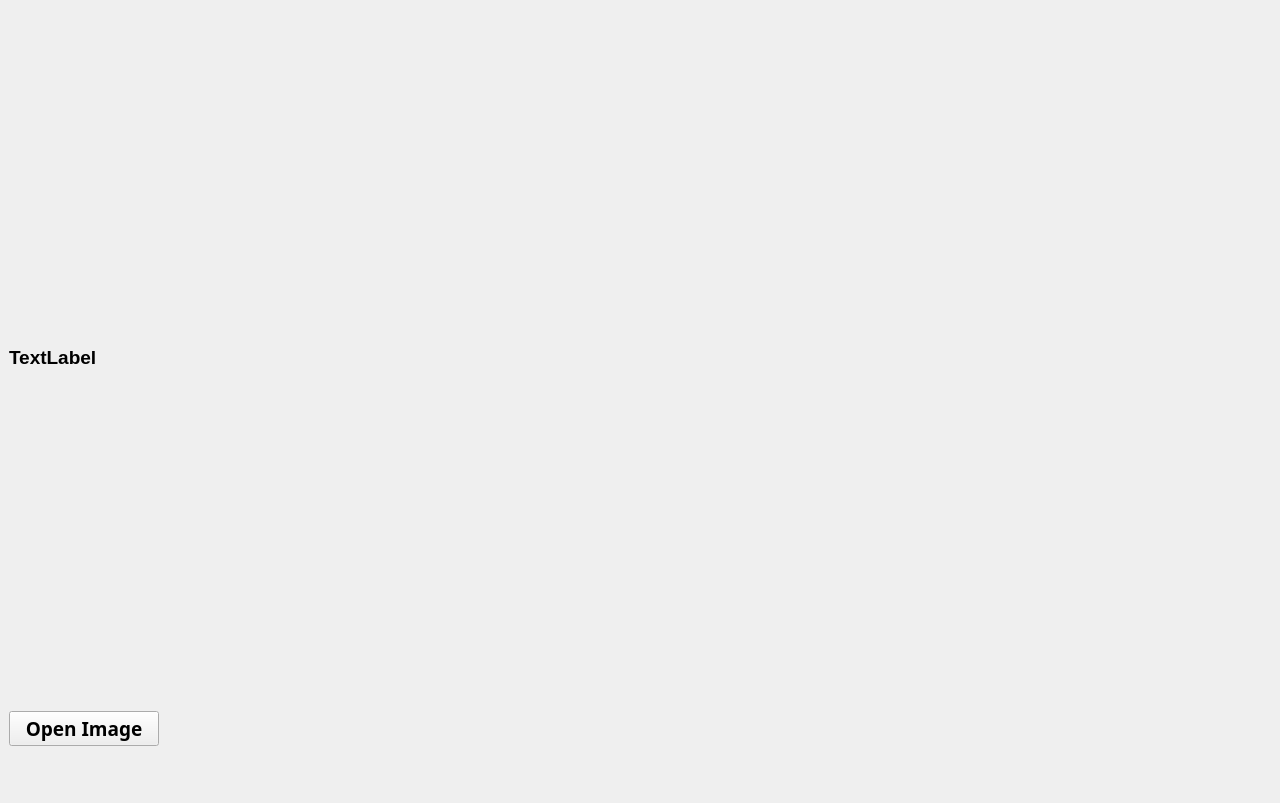
<?xml version="1.0" encoding="UTF-8"?>
<ui version="4.0">
 <class>MainWindow</class>
 <widget class="QMainWindow" name="MainWindow">
  <property name="geometry">
   <rect>
    <x>0</x>
    <y>0</y>
    <width>1280</width>
    <height>803</height>
   </rect>
  </property>
  <property name="minimumSize">
   <size>
    <width>1280</width>
    <height>720</height>
   </size>
  </property>
  <property name="windowTitle">
   <string>My PyQT GUI</string>
  </property>
  <widget class="QWidget" name="centralwidget">
   <layout class="QVBoxLayout" name="verticalLayout">
    <item>
     <widget class="QLabel" name="label">
      <property name="maximumSize">
       <size>
        <width>1200</width>
        <height>600</height>
       </size>
      </property>
      <property name="font">
       <font>
        <pointsize>14</pointsize>
        <weight>75</weight>
        <bold>true</bold>
       </font>
      </property>
      <property name="text">
       <string>TextLabel</string>
      </property>
     </widget>
    </item>
    <item>
     <widget class="QPushButton" name="pushButton">
      <property name="maximumSize">
       <size>
        <width>150</width>
        <height>16777215</height>
       </size>
      </property>
      <property name="font">
       <font>
        <family>Yu Gothic UI Semibold</family>
        <pointsize>14</pointsize>
        <weight>75</weight>
        <bold>true</bold>
        <strikeout>false</strikeout>
        <kerning>true</kerning>
       </font>
      </property>
      <property name="text">
       <string>Open Image</string>
      </property>
     </widget>
    </item>
   </layout>
  </widget>
 </widget>
 <resources/>
 <connections/>
</ui>
